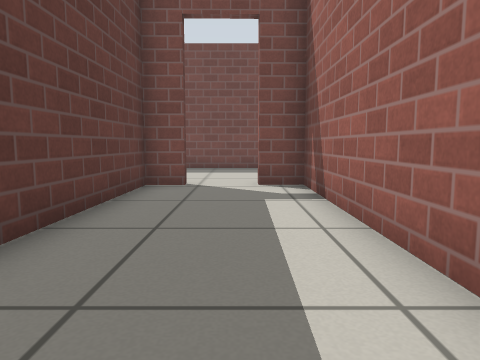
view 1 (above)

16 first-person views from a walk through a Gazebo world. The camera is 0.5 m above the floor, tilts 6° down and sees 70° across. The floor is counted in squares, 0.5 m on a side. Each view is taken from the middle of a square. On the plan, view 1 faces up. The plan holds only what a view shows up to about 13 squares ahead; the rest is blank. Simple patterns stand in for the simulator's built-in surfaces.

view 2
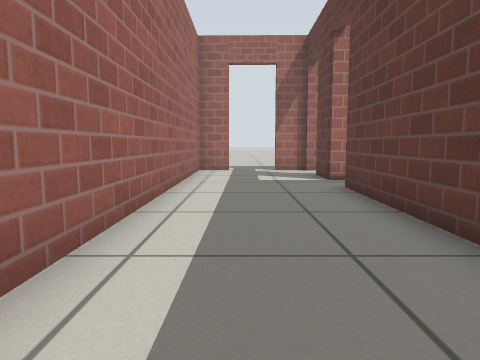

view 3
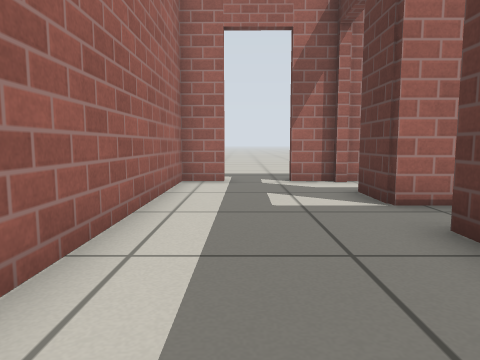

view 4
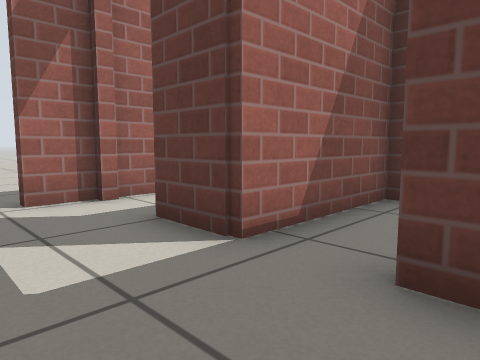

view 5
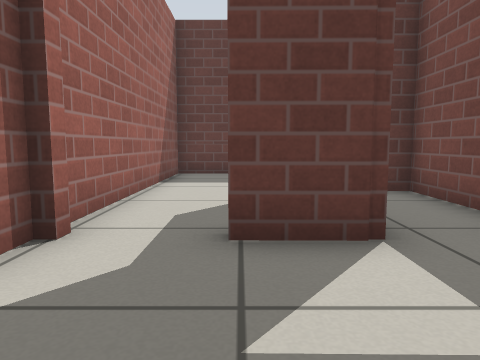

view 6
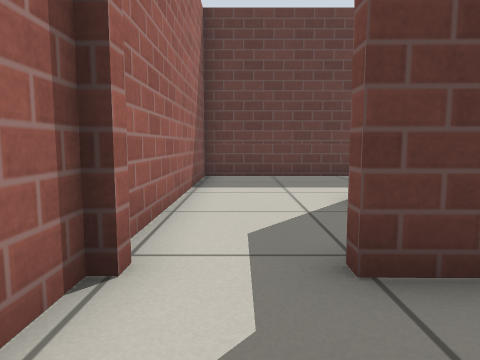

view 7
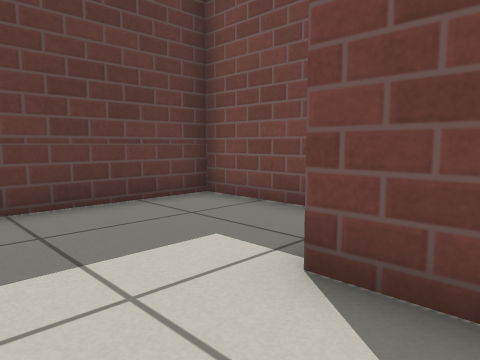

view 8
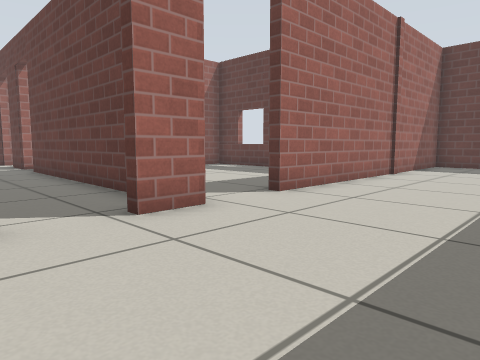

view 9
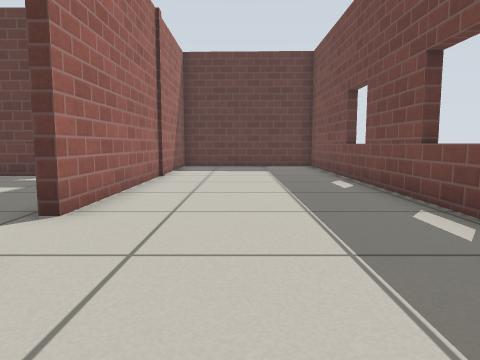

view 10
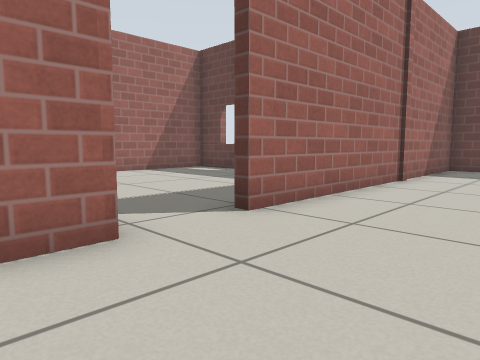

view 11
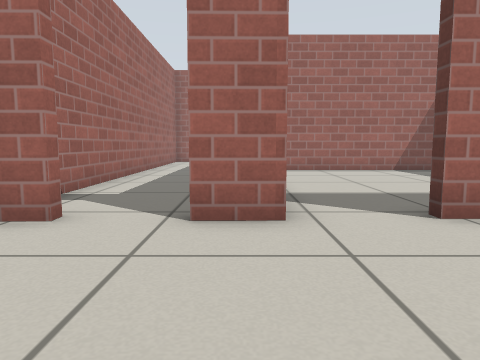

view 12
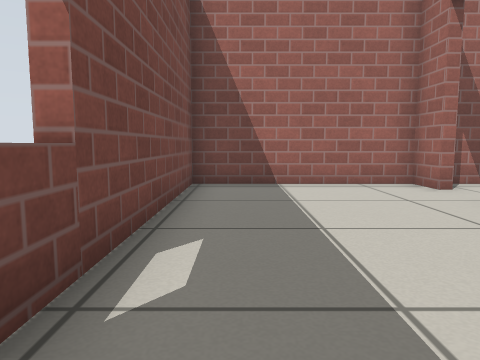

view 13
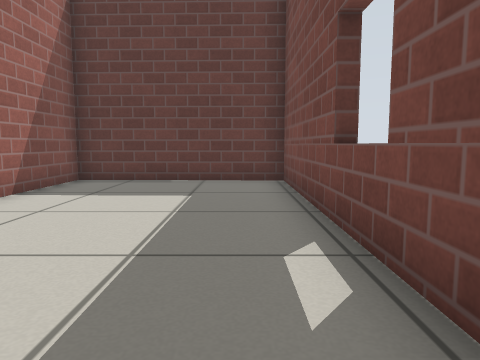

view 14
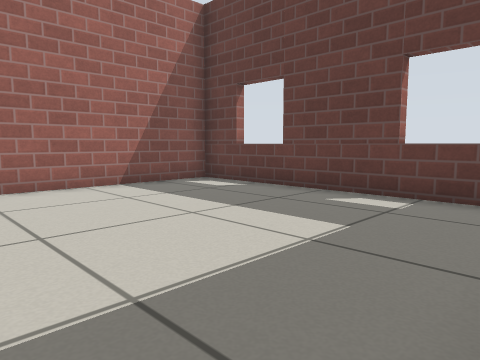

view 15
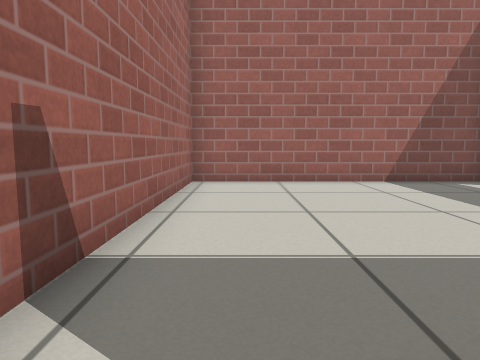

view 16
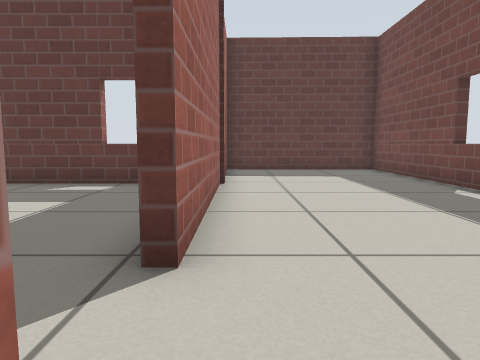

### Floor plan
Ten units are one square. View 1 is at (0, 0); x grows to the right and y downward. Boxes are objects, and circles mark ways between rooms. Rooms are numbered by the first view taken in them; rooms with no view inside come last. Other rooms are left out.
<svg viewBox="-160 -147 181 214">
<path fill="none" stroke="#000" d="M-25 25 -25 42M4 62 16 62 16 -84 5 -83M-13 -83 -23 -83 -24 9M-26 62 -14 62M-80 4 -106 4 -106 61 -29 62M-52 28 -66 28M-27 -85 -13 -85M4 -85 16 -85 16 -142 -153 -142 -155 -85 -47 -85M-47 -85 -47 -81M-106 -69 -106 1 -27 1 -26 -71M-40 4 -62 4 -62 25 -25 25"/>
<circle cx="-30" cy="50" r="3" fill="#2a7"/>
<circle cx="-5" cy="-85" r="3" fill="#2a7"/>
<circle cx="-30" cy="15" r="3" fill="#2a7"/>
<circle cx="-35" cy="-80" r="3" fill="#2a7"/>
<text x="0" y="-10">1</text>
<text x="-80" y="30">2</text>
<text x="-70" y="-110">3</text>
<text x="-60" y="-40">4</text>
<text x="-50" y="10">5</text>
</svg>
Room 1 opens to room 2. Room 1 opens to room 3. Room 1 opens to room 5. Room 3 opens to room 4.

Where each view was taken, in squares from view 1:
view 1: 0 up, 0 right, facing up
view 2: 7 up, 0 right, facing down
view 3: 3 up, 0 right, facing down
view 4: 0 up, 0 right, facing down-left
view 5: 4 down, 1 right, facing left
view 6: 5 down, 0 right, facing left
view 7: 5 down, 5 left, facing up-left
view 8: 13 up, 1 right, facing down-left
view 9: 11 up, 0 right, facing left
view 10: 12 up, 1 left, facing down-left
view 11: 13 up, 2 left, facing down
view 12: 13 up, 7 left, facing right
view 13: 13 up, 6 left, facing left
view 14: 8 up, 4 left, facing down-left
view 15: 9 up, 4 left, facing down
view 16: 9 up, 2 left, facing left
